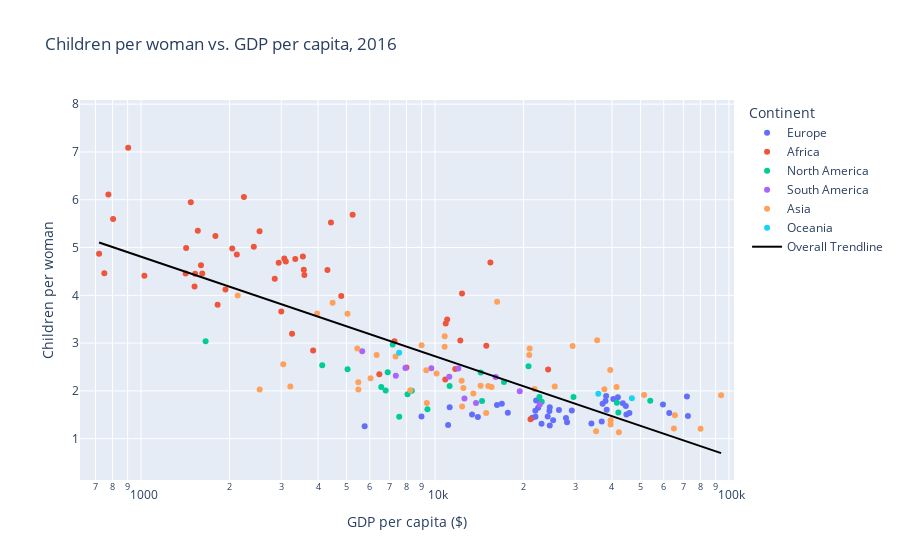

The cell this chart's notebook holds for it:
### Markdown cell above
##### 2. Children per women by GDP per capita

### Code cell
plotFigure(readCSV('children-per-woman-by-gdp-per-capita.csv',
          'Output-side real GDP per capita (gdppc_o) (PWT 9.1 (2019))',
          'Estimates, 1950 - 2020: Annually interpolated demographic indicators - Total fertility (live births per woman)',
          'Children per woman vs. GDP per capita'), 'GDP per capita ($)', 
           'Children per woman', 'Children per woman vs. GDP per capita')

### Figure 1 — Plotly figure (JSON) as saved in the notebook; plotly's stock layout.template omitted (floating-point values rounded to 4 significant figures; data arrays with more than 128 entries replaced by an {"elided": "..."} marker saying what was removed)
{"data": [{"customdata": [["Albania"], ["Austria"], ["Belarus"], ["Belgium"], ["Bosnia and Herzegovina"], ["Bulgaria"], ["Croatia"], ["Cyprus"], ["Czechia"], ["Denmark"], ["Estonia"], ["Finland"], ["France"], ["Germany"], ["Greece"], ["Hungary"], ["Iceland"], ["Ireland"], ["Italy"], ["Latvia"], ["Lithuania"], ["Luxembourg"], ["Malta"], ["Moldova"], ["Montenegro"], ["Netherlands"], ["North Macedonia"], ["Norway"], ["Poland"], ["Portugal"], ["Romania"], ["Russia"], ["Serbia"], ["Slovakia"], ["Slovenia"], ["Spain"], ["Sweden"], ["Switzerland"], ["Ukraine"], ["United Kingdom"]], "hovertemplate": "Continent=Europe<br>GDP per capita ($)=%{x}<br>Children per woman=%{y}<br>Entity=%{customdata[0]}<extra></extra>", "legendgroup": "Europe", "marker": {"color": "#636efa", "symbol": "circle"}, "mode": "markers", "name": "Europe", "orientation": "v", "showlegend": true, "type": "scatter", "x": [11220.0, 44790.0, 16250.0, 37170.0, 11080.0, 17690.0, 21970.0, 28140.0, 29210.0, 43570.0, 24500.0, 38370.0, 38210.0, 45850.0, 23040.0, 21420.0, 40420.0, 71950.0, 36920.0, 22440.0, 24570.0, 72530.0, 27900.0, 5764.0, 16880.0, 44590.0, 13370.0, 59650.0, 25230.0, 24570.0, 21950.0, 22080.0, 13990.0, 24180.0, 26410.0, 34050.0, 41900.0, 62670.0, 8995.0, 38030.0], "xaxis": "x", "y": [1.659, 1.505, 1.704, 1.732, 1.286, 1.542, 1.459, 1.345, 1.591, 1.742, 1.581, 1.606, 1.894, 1.539, 1.312, 1.438, 1.83, 1.881, 1.359, 1.646, 1.657, 1.476, 1.43, 1.259, 1.73, 1.681, 1.506, 1.716, 1.387, 1.277, 1.584, 1.799, 1.454, 1.465, 1.6, 1.316, 1.868, 1.535, 1.466, 1.787], "yaxis": "y"}, {"customdata": [["Algeria"], ["Angola"], ["Benin"], ["Botswana"], ["Burkina Faso"], ["Burundi"], ["Cameroon"], ["Cape Verde"], ["Central African Republic"], ["Chad"], ["Comoros"], ["Congo"], ["Cote d'Ivoire"], ["Democratic Republic of Congo"], ["Djibouti"], ["Egypt"], ["Equatorial Guinea"], ["Eswatini"], ["Ethiopia"], ["Gabon"], ["Gambia"], ["Ghana"], ["Guinea"], ["Guinea-Bissau"], ["Kenya"], ["Lesotho"], ["Liberia"], ["Madagascar"], ["Malawi"], ["Mali"], ["Mauritania"], ["Mauritius"], ["Morocco"], ["Mozambique"], ["Namibia"], ["Niger"], ["Nigeria"], ["Rwanda"], ["Sao Tome and Principe"], ["Senegal"], ["Seychelles"], ["Sierra Leone"], ["South Africa"], ["Sudan"], ["Tanzania"], ["Togo"], ["Tunisia"], ["Uganda"], ["Zambia"], ["Zimbabwe"]], "hovertemplate": "Continent=Africa<br>GDP per capita ($)=%{x}<br>Children per woman=%{y}<br>Entity=%{customdata[0]}<extra></extra>", "legendgroup": "Africa", "marker": {"color": "#EF553B", "symbol": "circle"}, "mode": "markers", "name": "Africa", "orientation": "v", "showlegend": true, "type": "scatter", "x": [12190.0, 5246.0, 2042.0, 14950.0, 1560.0, 803.3, 3108.0, 6464.0, 719.8, 1477.0, 2850.0, 3579.0, 3347.0, 774.1, 3849.0, 10880.0, 15430.0, 7283.0, 1615.0, 12360.0, 2530.0, 4799.0, 2117.0, 1599.0, 2999.0, 3264.0, 749.9, 1520.0, 1026.0, 2238.0, 2939.0, 21140.0, 7995.0, 1423.0, 11000.0, 903.9, 4426.0, 1937.0, 3594.0, 3071.0, 24260.0, 1418.0, 11720.0, 4307.0, 2419.0, 1527.0, 10840.0, 1790.0, 3552.0, 1822.0], "xaxis": "x", "y": [3.052, 5.686, 4.977, 2.942, 5.353, 5.599, 4.708, 2.346, 4.87, 5.947, 4.347, 4.536, 4.759, 6.112, 2.846, 3.41, 4.686, 3.041, 4.456, 4.039, 5.338, 3.984, 4.854, 4.631, 3.663, 3.197, 4.461, 4.184, 4.407, 6.057, 4.679, 1.406, 2.489, 4.992, 3.496, 7.087, 5.526, 4.123, 4.426, 4.77, 2.447, 4.457, 2.457, 4.532, 5.015, 4.449, 2.238, 5.242, 4.814, 3.804], "yaxis": "y"}, {"customdata": [["Antigua and Barbuda"], ["Aruba"], ["Bahamas"], ["Barbados"], ["Belize"], ["Canada"], ["Costa Rica"], ["Curacao"], ["Dominican Republic"], ["El Salvador"], ["Grenada"], ["Guatemala"], ["Haiti"], ["Honduras"], ["Jamaica"], ["Mexico"], ["Nicaragua"], ["Panama"], ["Saint Lucia"], ["Saint Vincent and the Grenadines"], ["Trinidad and Tobago"], ["United States"]], "hovertemplate": "Continent=North America<br>GDP per capita ($)=%{x}<br>Children per woman=%{y}<br>Entity=%{customdata[0]}<extra></extra>", "legendgroup": "North America", "marker": {"color": "#00cc96", "symbol": "circle"}, "mode": "markers", "name": "North America", "orientation": "v", "showlegend": true, "type": "scatter", "x": [8340.0, 29590.0, 23080.0, 9424.0, 6905.0, 42060.0, 14450.0, 22660.0, 14310.0, 6564.0, 11210.0, 7178.0, 1658.0, 4134.0, 6795.0, 17170.0, 5042.0, 20810.0, 7556.0, 8063.0, 41580.0, 53980.0], "xaxis": "x", "y": [2.003, 1.872, 1.771, 1.613, 2.391, 1.548, 1.789, 1.872, 2.387, 2.079, 2.104, 2.973, 3.041, 2.536, 2.009, 2.186, 2.455, 2.514, 1.461, 1.931, 1.753, 1.794], "yaxis": "y"}, {"customdata": [["Argentina"], ["Bolivia"], ["Brazil"], ["Chile"], ["Colombia"], ["Ecuador"], ["Paraguay"], ["Peru"], ["Suriname"], ["Uruguay"], ["Venezuela"]], "hovertemplate": "Continent=South America<br>GDP per capita ($)=%{x}<br>Children per woman=%{y}<br>Entity=%{customdata[0]}<extra></extra>", "legendgroup": "South America", "marker": {"color": "#ab63fa", "symbol": "circle"}, "mode": "markers", "name": "South America", "orientation": "v", "showlegend": true, "type": "scatter", "x": [16090.0, 5653.0, 13790.0, 22720.0, 12590.0, 9719.0, 7930.0, 11180.0, 12000.0, 19420.0, 7359.0], "xaxis": "x", "y": [2.288, 2.829, 1.747, 1.713, 1.843, 2.475, 2.479, 2.297, 2.469, 1.991, 2.317], "yaxis": "y"}, {"customdata": [["Armenia"], ["Azerbaijan"], ["Bahrain"], ["Bangladesh"], ["Bhutan"], ["Brunei"], ["Cambodia"], ["China"], ["Georgia"], ["Hong Kong"], ["India"], ["Indonesia"], ["Iran"], ["Iraq"], ["Israel"], ["Japan"], ["Jordan"], ["Kazakhstan"], ["Kuwait"], ["Kyrgyzstan"], ["Laos"], ["Lebanon"], ["Macao"], ["Malaysia"], ["Maldives"], ["Mongolia"], ["Myanmar"], ["Nepal"], ["Oman"], ["Pakistan"], ["Palestine"], ["Philippines"], ["Qatar"], ["Saudi Arabia"], ["Singapore"], ["South Korea"], ["Sri Lanka"], ["Syria"], ["Taiwan"], ["Tajikistan"], ["Thailand"], ["Turkey"], ["Turkmenistan"], ["United Arab Emirates"], ["Uzbekistan"], ["Vietnam"], ["Yemen"]], "hovertemplate": "Continent=Asia<br>GDP per capita ($)=%{x}<br>Children per woman=%{y}<br>Entity=%{customdata[0]}<extra></extra>", "legendgroup": "Asia", "marker": {"color": "#FFA15A", "symbol": "circle"}, "mode": "markers", "name": "Asia", "orientation": "v", "showlegend": true, "type": "scatter", "x": [9381.0, 14290.0, 37690.0, 3219.0, 8240.0, 51460.0, 3046.0, 12370.0, 12490.0, 39580.0, 6038.0, 10120.0, 15570.0, 16270.0, 35620.0, 39590.0, 9002.0, 20930.0, 41470.0, 10790.0, 6331.0, 15180.0, 80060.0, 21800.0, 13510.0, 10780.0, 5484.0, 2532.0, 29390.0, 5038.0, 4485.0, 7343.0, 94050.0, 39460.0, 64980.0, 35330.0, 12320.0, 5438.0, 42230.0, 3971.0, 14930.0, 25550.0, 20990.0, 65490.0, 9338.0, 5486.0, 2132.0], "xaxis": "x", "y": [1.744, 2.109, 2.033, 2.09, 2.014, 1.915, 2.559, 1.675, 2.059, 1.295, 2.266, 2.362, 2.083, 3.864, 3.059, 1.387, 2.954, 2.752, 2.082, 3.142, 2.751, 2.104, 1.207, 2.037, 1.947, 2.923, 2.182, 2.027, 2.937, 3.612, 3.844, 2.718, 1.907, 2.435, 1.213, 1.155, 2.211, 2.889, 1.135, 3.618, 1.537, 2.092, 2.887, 1.491, 2.432, 2.03, 3.994], "yaxis": "y"}, {"customdata": [["Australia"], ["Fiji"], ["New Zealand"]], "hovertemplate": "Continent=Oceania<br>GDP per capita ($)=%{x}<br>Children per woman=%{y}<br>Entity=%{customdata[0]}<extra></extra>", "legendgroup": "Oceania", "marker": {"color": "#19d3f3", "symbol": "circle"}, "mode": "markers", "name": "Oceania", "orientation": "v", "showlegend": true, "type": "scatter", "x": [46760.0, 7551.0, 35940.0], "xaxis": "x", "y": [1.846, 2.797, 1.938], "yaxis": "y"}, {"hovertemplate": "<b>OLS trendline</b><br>Estimates, 1950 - 2020: Annually interpolated demographic indicators - Total fertility (live births per woman) = -2.08221 * log10(Output-side real GDP per capita (gdppc_o) (PWT 9.1 (2019))) + 11.0533<br>R<sup>2</sup>=0.625740<br><br>GDP per capita ($)=%{x}<br>Children per woman=%{y} <b>(trend)</b><extra></extra>", "legendgroup": "Overall Trendline", "line": {"color": "black"}, "mode": "lines", "name": "Overall Trendline", "showlegend": true, "type": "scatter", "x": {"elided": "173 float values"}, "xaxis": "x", "y": {"elided": "173 float values"}, "yaxis": "y"}], "layout": {"legend": {"title": {"text": "Continent"}, "tracegroupgap": 0}, "title": {"text": "Children per woman vs. GDP per capita, 2016"}, "xaxis": {"anchor": "y", "domain": [0, 1], "range": [2.792, 5.017], "title": {"text": "GDP per capita ($)"}, "type": "log"}, "yaxis": {"anchor": "x", "domain": [0, 1], "range": [0.135, 8.087], "title": {"text": "Children per woman"}}}}
